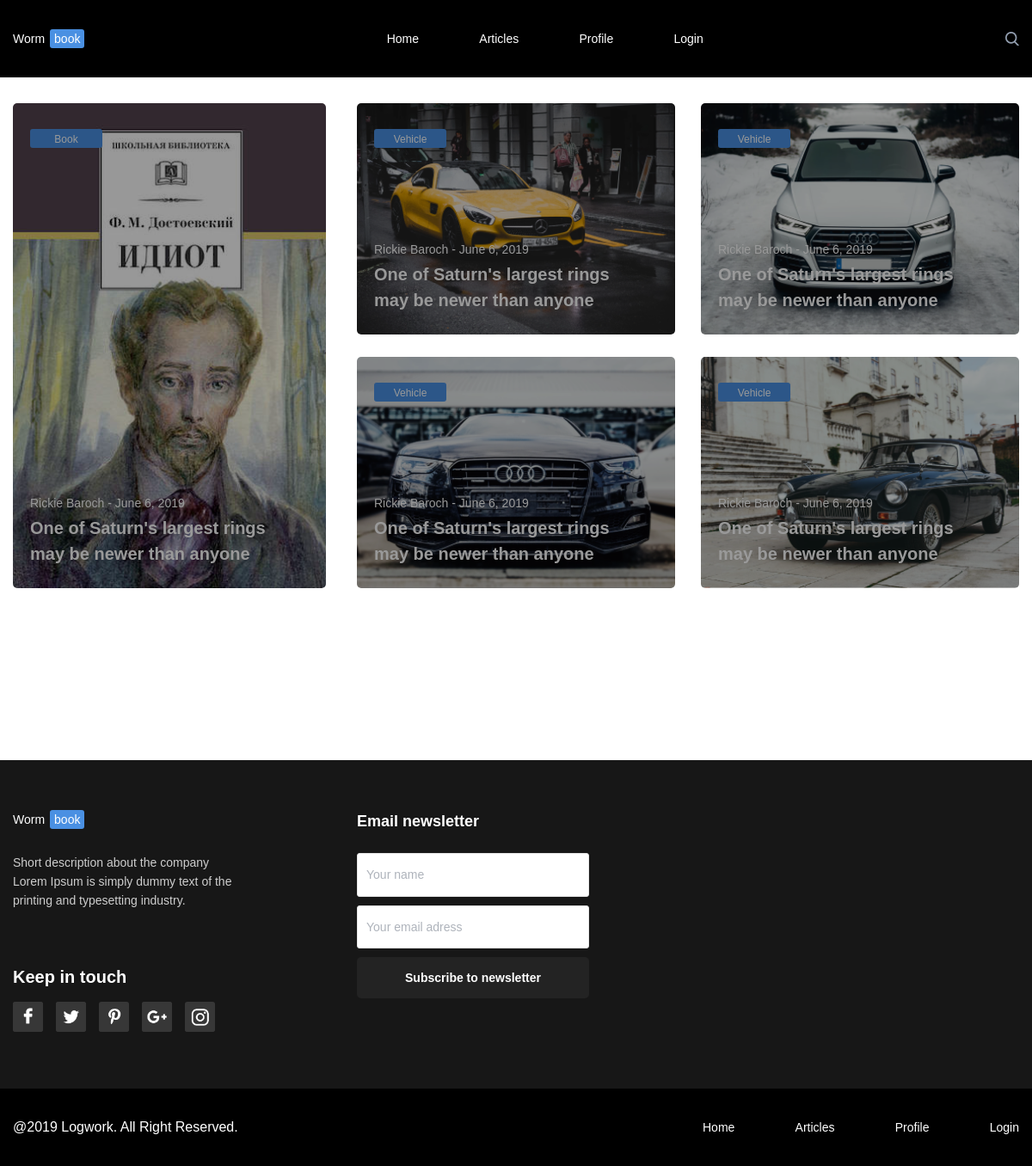
The app's page /, older data.
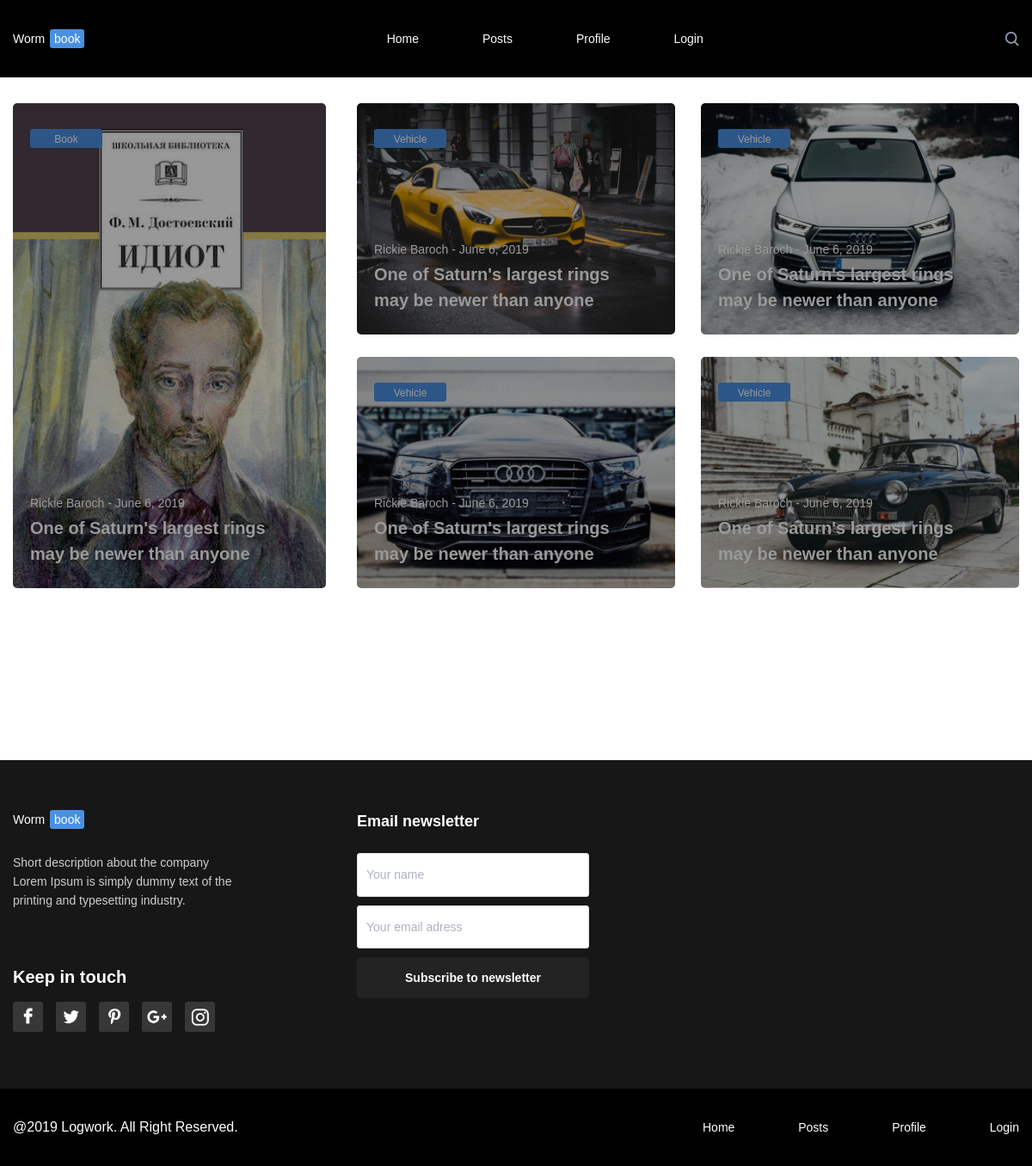
The same page, newer data.
### tables this page shows
CREATE TABLE menu (
id integer primary key autoincrement,
title text not null,
url text not null
);

### main.py (the view)
@app.route('/')
def index():
    return render_template('index.html', title=title, menu=dbase.getMenu(), soc_links=soc_links, posts=dbase.getPost())

### FDataBase.py (called while the page is built)
    def getMenu(self):
        sql = '''SELECT * FROM menu'''
        try:
            self.__cur.execute(sql)
            res = self.__cur.fetchall()
            if res: return res
        except:
            print("Ошибка чтения из БД")
        return []

    def getPost(self, post_id=None):
        if post_id:
            sql = f'''SELECT * FROM posts WHERE id = {post_id} LIMIT 1'''
        else:
            sql = '''SELECT * FROM posts'''
        try:
            self.__cur.execute(sql)
            res = self.__cur.fetchall()
            if res:
                return res
        except:
            print("Ошибка чтения из БД")
        return []

### main.py (called while the page is built)
@app.before_request
def before_request():
    global dbase
    db = get_db()
    dbase = FDataBase(db)

def get_db():
    if not hasattr(g, 'link_db'):
        g.link_db = connect_db()
    return g.link_db

def connect_db():
    conn = sqlite3.connect(app.config['DATABASE'])
    conn.row_factory = sqlite3.Row
    return conn

### templates/index.html (shortened to what this page needs)
{% extends 'base.html' %}
{% block content -%}
      {% block article -%}
      <section class="img-article-block content__img-article-block">
        <div class="img-article-block__one-column">
          <article class="img-article-block__cell img-article-block__pic_transform_scale">
            <a href="#" class="img-article-block__link">
              <img src="./static/images/idiot.jpeg" alt="Gray mercedes" class="img-article-block__pic">
              <p class="card img-article-block__card">Book</p>
              <p class="img-article-block__article-author">Rickie Baroch - June 6, 2019</p>
              <p class="img-article-block__text">One of Saturn's largest rings
                 may be newer than anyone
              </p>
            </a>
          </article>
        </div>
        <div class="img-article-block__two-row">
          <article class="img-article-block__cell img-article-block__pic_transform_scale">
            <a href="#" class="img-article-block__link">
              <img src="./static/images/first-line-ms.png" alt="Yellow mercedes" class="img-article-block__pic">
              <p class="card img-article-block__card">Vehicle</p>
              <p class="img-article-block__article-author">Rickie Baroch - June 6, 2019</p>
              <p class="img-article-block__text">One of Saturn's largest rings
                 may be newer than anyone
              </p>
            </a>
          </article>
          <article class="img-article-block__cell img-article-block__pic_transform_scale">
            <a href="#" class="img-article-block__link">
              <img src="./static/images/first-line-audi.png" alt="White audi" class="img-article-block__pic">
              <p class="card img-article-block__card">Vehicle</p>
              <p class="img-article-block__article-author">Rickie Baroch - June 6, 2019</p>
              <p class="img-article-block__text">One of Saturn's largest rings
                 may be newer than anyone
              </p>
            </a>
          </article>
          <article class="img-article-block__cell img-article-block__pic_transform_scale">
            <a href="#" class="img-article-block__link">
              <img src="./static/images/second-line-audi.png" alt="Black audi" class="img-article-block__pic">
              <p class="card img-article-block__card">Vehicle</p>
              <p class="img-article-block__article-author">Rickie Baroch - June 6, 2019</p>
              <p class="img-article-block__text">One of Saturn's largest rings
                 may be newer than anyone
              </p>
            </a>
          </article>
          <article class="img-article-block__cell img-article-block__pic_transform_scale">
            <a href="#" class="img-article-block__link">
              <img src="./static/images/swcond-line-mg.png" alt="Black mg" class="img-article-block__pic">
              <p class="card img-article-block__card">Vehicle</p>
              <p class="img-article-block__article-author">Rickie Baroch - June 6, 2019</p>
              <p class="img-article-block__text">One of Saturn's largest rings
                 may be newer than anyone
              </p>
            </a>
          </article>
        </div>
      </section>
      {% endblock article -%}
{% endblock content -%}

### templates/base.html (shortened to what this page needs)
<!DOCTYPE html>
<html lang="en">
<head>
    <link rel="stylesheet" href="{{url_for('static', filename="/css/pages/base.css")}}">
</head>
<body>
  <div class="page">
    <section class="header">
        <div class="header__content">
        <h1 class="logo header__logo">
          {{title.split()[0]}}<span class="logo__card">{{title.split()[1]}}</span>
        </h1>
        {% block mainmenu -%}
        <nav class="navigation">
          <ul class="navigation__link-list">
            {% for link in menu -%}
            <li class="navigation__list-item navigation__list-item_border"><a href="{{link.url}}" class="navigation__link">{{link.title}}</a></li>
            {% endfor -%}
          </ul>
        </nav>
        {% endblock mainmenu -%}
        <div class="header__search"></div>
      </div>
    </section>
    <main class="content page__content">
      {% block content %}
      {% endblock content %}
    </main>
    <footer class="footer page__footer">
      {% block footer %}
      <section class="footer__top-row">
        <div class="footer__about footer__about_margin_right">
          <p class="logo footer__logo">
            {{title.split()[0]}}<span class="logo__card">{{title.split()[1]}}</span>
          </p>
          <p class="footer__text">Short description about the company Lorem Ipsum
                                is simply dummy text of the printing and typesetting industry.
          </p>
          <div class="social-links footer__social-links">
            <h2 class="social-links__head">Keep in touch</h2>
            <ul class="social-links__list">
              {% block soc_menu_links -%}
              {% for link in soc_links -%}
              <li class="social-links__list-item social-links__list-item_border">
                <a href="{{link.url}}" class="social-links__link">
                  <img src="{{link.icon}}" alt="{{link.alt}}" class="social-links__pic">
                </a>
              </li>
              {% endfor -%}
              {% endblock soc_menu_links -%}
            </ul>
          </div>
        </div>
        <section class="newsletter footer__newsletter">
          <h2 class="newsletter__head">Email newsletter</h2>
          <input type="text" class="newsletter__name newsletter__name_place_footer" placeholder="Your name">
          <input type="email" class="newsletter__email newsletter__email_place_footer" placeholder="Your email adress">
          <button class="big-button newsletter__big-button">Subscribe to newsletter</button>
        </section>
      </section>
      <section class="footer__bottom-row">
        <div class="footer__bottom-row-content">
          <p class="footer__copi-right">@2019 Logwork. All Right Reserved.</p>
          <nav class="navigation">
            <ul class="navigation__link-list">
              {% for link in menu -%}
              <li class="navigation__list-item navigation__list-item_border"><a href="{{link.url}}" class="navigation__link">{{link.title}}</a></li>
              {% endfor -%}
            </ul>
          </nav>
        </div>
      </section>
    {% endblock footer %}
    </footer>
  </div>
</body>
</html>

Row changes from the older to the newer data that the page shows:
removed menu: title "Articles"
added menu: title "Posts"
